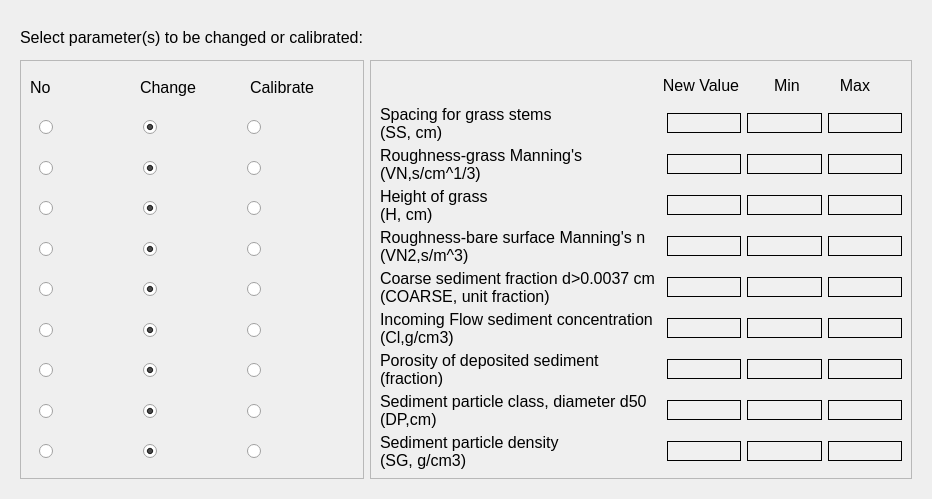
<?xml version="1.0" encoding="UTF-8"?>
<ui version="4.0">
 <class>Dialog</class>
 <widget class="QDialog" name="Dialog">
  <property name="geometry">
   <rect>
    <x>0</x>
    <y>0</y>
    <width>932</width>
    <height>499</height>
   </rect>
  </property>
  <property name="windowTitle">
   <string>Dialog</string>
  </property>
  <property name="styleSheet">
   <string notr="true">QLabel {
    font-family: 'Georgia'; /* Cambiar la fuente a Georgia */
    font-size: 16px; /* Cambiar el tamaño de la fuente */
    color: #000000; /* Color del texto (blanco) */
}

QLineEdit {
    font-family: 'Georgia'; /* Cambiar la fuente a Georgia */
    font-size: 14px; /* Cambiar el tamaño de la fuente */
    color: #000000; /* Color del texto (blanco) */
    background-color: #f0f0f0; /* Color de fondo del QLineEdit */
    border: 1px solid #000000; /* Borde blanco */
}

QComboBox {
    font-family: 'Georgia'; /* Cambiar la fuente a Georgia */
    font-size: 14px; /* Cambiar el tamaño de la fuente */
    color: #000000; /* Color del texto (blanco) */
    background-color: #cfd4da; /* Fondo oscuro del ComboBox */
}

QRadioButton {
    font-family: 'Georgia'; /* Cambiar la fuente a Georgia */
    font-size: 14px; /* Cambiar el tamaño de la fuente */
    color: #000000; /* Color del texto (blanco) */
}

QCheckBox {
    font-family: 'Georgia'; /* Cambiar la fuente a Georgia */
    font-size: 14px; /* Cambiar el tamaño de la fuente */
    color: #000000; /* Color del texto (blanco) */
}

/* Cambiar la fuente y estilo de los QPushButton */
QPushButton {
    font-family: 'Georgia'; /* Cambiar la fuente */
    font-size: 14px; /* Cambiar el tamaño de la fuente */
    color: #000000; /* Color del texto negro */
    background-color: #cfd4da; /* Fondo gris claro */
    border: 1px solid #a1a6ad; /* Borde gris medio */
    border-radius: 5px; /* Bordes redondeados */
    padding: 5px; /* Espaciado interno */
}

/* Estilo cuando el ratón pasa sobre el botón */
QPushButton:hover {
    color: #000000; /* Mantener el texto negro */
    background-color: #b7bcc3; /* Fondo gris un poco más oscuro al pasar el mouse */
}

/* Estilo cuando el botón está presionado */
QPushButton:pressed {
    background-color: #a6acb3; /* Fondo ligeramente más oscuro al presionar */
    color: #000000; /* Mantener el texto negro cuando se presiona */
}



/* Estilo general para QTableWidget y QTableView */
QTableWidget, QTableView {
    font-family: 'Georgia'; /* Cambiar la fuente a Georgia */
    font-size: 14px; /* Tamaño de la fuente */
    color: #000000; /* Color del texto negro */
    background-color: #e6e9ed; /* Fondo gris claro para la tabla */
    gridline-color: #a1a6ad; /* Color de las líneas de la tabla (gris medio) */
    selection-background-color: #b7bcc3; /* Color de fondo cuando se selecciona una celda (gris suave) */
    selection-color: #000000; /* Color del texto cuando la celda está seleccionada (negro) */
}

/* Estilo para el encabezado horizontal de la tabla */
QHeaderView::section {
    font-family: 'Georgia'; /* Cambiar la fuente a Georgia */
    font-size: 14px; /* Tamaño de la fuente */
    color: #000000; /* Color del texto negro */
    background-color: #cfd4da; /* Fondo gris claro del encabezado */
    border: 1px solid #a1a6ad; /* Borde gris medio entre las secciones */
    padding: 4px; /* Espaciado interno en el encabezado */
}

/* Estilo para las celdas de la tabla al pasar el mouse */
QTableWidget::item:hover, QTableView::item:hover {
    background-color: #b7bcc3; /* Fondo gris suave al pasar el mouse */
    color: #000000; /* Mantener el texto negro */
}

/* Estilo para las celdas cuando están seleccionadas */
QTableWidget::item:selected, QTableView::item:selected {
    background-color: #a6acb3; /* Fondo gris intermedio cuando está seleccionado */
    color: #000000; /* Texto negro cuando está seleccionado */
}

/* Ajustar el tamaño de las celdas */
QTableWidget::item, QTableView::item {
    padding: 4px; /* Espaciado interno de las celdas */
}

/* Estilo para el borde inferior de la tabla */
QTableCornerButton::section {
    background-color: #cfd4da; /* Fondo del botón de esquina */
    border: 1px solid #a1a6ad; /* Borde gris medio del botón de esquina */
}</string>
  </property>
  <layout class="QGridLayout" name="gridLayout">
   <item row="0" column="0">
    <widget class="QScrollArea" name="scrollArea_2">
     <property name="styleSheet">
      <string notr="true"/>
     </property>
     <property name="frameShape">
      <enum>QFrame::NoFrame</enum>
     </property>
     <property name="widgetResizable">
      <bool>true</bool>
     </property>
     <widget class="QWidget" name="scrollAreaWidgetContents_2">
      <property name="geometry">
       <rect>
        <x>0</x>
        <y>0</y>
        <width>914</width>
        <height>481</height>
       </rect>
      </property>
      <layout class="QGridLayout" name="gridLayout_71">
       <item row="1" column="0">
        <widget class="QLabel" name="label_100">
         <property name="text">
          <string>Select parameter(s) to be changed or calibrated:</string>
         </property>
        </widget>
       </item>
       <item row="2" column="1">
        <widget class="QFrame" name="frame_51">
         <property name="frameShape">
          <enum>QFrame::StyledPanel</enum>
         </property>
         <property name="frameShadow">
          <enum>QFrame::Raised</enum>
         </property>
         <layout class="QGridLayout" name="gridLayout_70">
          <item row="7" column="0" colspan="2">
           <layout class="QHBoxLayout" name="horizontalLayout_110">
            <item>
             <widget class="QLabel" name="label_110">
              <property name="minimumSize">
               <size>
                <width>281</width>
                <height>35</height>
               </size>
              </property>
              <property name="text">
               <string>Incoming Flow sediment concentration 
(Cl,g/cm3)</string>
              </property>
             </widget>
            </item>
            <item>
             <widget class="QLineEdit" name="new_incoming">
              <property name="alignment">
               <set>Qt::AlignCenter</set>
              </property>
             </widget>
            </item>
            <item>
             <widget class="QLineEdit" name="min_incoming">
              <property name="alignment">
               <set>Qt::AlignCenter</set>
              </property>
             </widget>
            </item>
            <item>
             <widget class="QLineEdit" name="max_incoming">
              <property name="alignment">
               <set>Qt::AlignCenter</set>
              </property>
             </widget>
            </item>
           </layout>
          </item>
          <item row="10" column="0" colspan="2">
           <layout class="QHBoxLayout" name="horizontalLayout_107">
            <item>
             <widget class="QLabel" name="label_105">
              <property name="minimumSize">
               <size>
                <width>281</width>
                <height>35</height>
               </size>
              </property>
              <property name="text">
               <string>Sediment particle density 
(SG, g/cm3)</string>
              </property>
             </widget>
            </item>
            <item>
             <widget class="QLineEdit" name="new_density">
              <property name="alignment">
               <set>Qt::AlignCenter</set>
              </property>
             </widget>
            </item>
            <item>
             <widget class="QLineEdit" name="min_density">
              <property name="alignment">
               <set>Qt::AlignCenter</set>
              </property>
             </widget>
            </item>
            <item>
             <widget class="QLineEdit" name="max_density">
              <property name="alignment">
               <set>Qt::AlignCenter</set>
              </property>
             </widget>
            </item>
           </layout>
          </item>
          <item row="4" column="0" colspan="2">
           <layout class="QHBoxLayout" name="horizontalLayout_115">
            <item>
             <widget class="QLabel" name="label_115">
              <property name="minimumSize">
               <size>
                <width>281</width>
                <height>35</height>
               </size>
              </property>
              <property name="text">
               <string>Height of grass 
(H, cm)</string>
              </property>
             </widget>
            </item>
            <item>
             <widget class="QLineEdit" name="new_height">
              <property name="alignment">
               <set>Qt::AlignCenter</set>
              </property>
             </widget>
            </item>
            <item>
             <widget class="QLineEdit" name="min_height">
              <property name="alignment">
               <set>Qt::AlignCenter</set>
              </property>
             </widget>
            </item>
            <item>
             <widget class="QLineEdit" name="max_height">
              <property name="alignment">
               <set>Qt::AlignCenter</set>
              </property>
             </widget>
            </item>
           </layout>
          </item>
          <item row="9" column="0" colspan="2">
           <layout class="QHBoxLayout" name="horizontalLayout_111">
            <item>
             <widget class="QLabel" name="label_111">
              <property name="minimumSize">
               <size>
                <width>281</width>
                <height>35</height>
               </size>
              </property>
              <property name="text">
               <string>Sediment particle class, diameter d50 
(DP,cm)</string>
              </property>
             </widget>
            </item>
            <item>
             <widget class="QLineEdit" name="new_class">
              <property name="alignment">
               <set>Qt::AlignCenter</set>
              </property>
             </widget>
            </item>
            <item>
             <widget class="QLineEdit" name="min_class">
              <property name="alignment">
               <set>Qt::AlignCenter</set>
              </property>
             </widget>
            </item>
            <item>
             <widget class="QLineEdit" name="max_class">
              <property name="alignment">
               <set>Qt::AlignCenter</set>
              </property>
             </widget>
            </item>
           </layout>
          </item>
          <item row="1" column="0">
           <layout class="QHBoxLayout" name="horizontalLayout_109">
            <item>
             <widget class="QWidget" name="widget_5" native="true">
              <property name="minimumSize">
               <size>
                <width>270</width>
                <height>0</height>
               </size>
              </property>
             </widget>
            </item>
            <item>
             <widget class="QLabel" name="label_107">
              <property name="minimumSize">
               <size>
                <width>90</width>
                <height>30</height>
               </size>
              </property>
              <property name="text">
               <string>New Value</string>
              </property>
              <property name="alignment">
               <set>Qt::AlignCenter</set>
              </property>
             </widget>
            </item>
            <item>
             <widget class="QLabel" name="label_108">
              <property name="minimumSize">
               <size>
                <width>70</width>
                <height>0</height>
               </size>
              </property>
              <property name="text">
               <string>Min</string>
              </property>
              <property name="alignment">
               <set>Qt::AlignCenter</set>
              </property>
             </widget>
            </item>
            <item>
             <widget class="QLabel" name="label_109">
              <property name="minimumSize">
               <size>
                <width>54</width>
                <height>0</height>
               </size>
              </property>
              <property name="text">
               <string>Max</string>
              </property>
              <property name="alignment">
               <set>Qt::AlignCenter</set>
              </property>
             </widget>
            </item>
           </layout>
          </item>
          <item row="2" column="0" colspan="2">
           <layout class="QHBoxLayout" name="horizontalLayout_114">
            <item>
             <widget class="QLabel" name="label_114">
              <property name="minimumSize">
               <size>
                <width>281</width>
                <height>35</height>
               </size>
              </property>
              <property name="text">
               <string>Spacing for grass stems 
(SS, cm)</string>
              </property>
             </widget>
            </item>
            <item>
             <widget class="QLineEdit" name="new_spacing">
              <property name="alignment">
               <set>Qt::AlignCenter</set>
              </property>
             </widget>
            </item>
            <item>
             <widget class="QLineEdit" name="min_spacing">
              <property name="alignment">
               <set>Qt::AlignCenter</set>
              </property>
             </widget>
            </item>
            <item>
             <widget class="QLineEdit" name="max_spacing">
              <property name="alignment">
               <set>Qt::AlignCenter</set>
              </property>
             </widget>
            </item>
           </layout>
          </item>
          <item row="3" column="0" colspan="2">
           <layout class="QHBoxLayout" name="horizontalLayout_112">
            <item>
             <widget class="QLabel" name="label_112">
              <property name="minimumSize">
               <size>
                <width>281</width>
                <height>35</height>
               </size>
              </property>
              <property name="text">
               <string>Roughness-grass Manning's 
(VN,s/cm^1/3)</string>
              </property>
             </widget>
            </item>
            <item>
             <widget class="QLineEdit" name="new_roughness">
              <property name="alignment">
               <set>Qt::AlignCenter</set>
              </property>
             </widget>
            </item>
            <item>
             <widget class="QLineEdit" name="min_roughness">
              <property name="alignment">
               <set>Qt::AlignCenter</set>
              </property>
             </widget>
            </item>
            <item>
             <widget class="QLineEdit" name="max_roughness">
              <property name="alignment">
               <set>Qt::AlignCenter</set>
              </property>
             </widget>
            </item>
           </layout>
          </item>
          <item row="6" column="0" colspan="2">
           <layout class="QHBoxLayout" name="horizontalLayout_106">
            <item>
             <widget class="QLabel" name="label_104">
              <property name="minimumSize">
               <size>
                <width>281</width>
                <height>35</height>
               </size>
              </property>
              <property name="text">
               <string>Coarse sediment fraction d&gt;0.0037 cm 
(COARSE, unit fraction)</string>
              </property>
             </widget>
            </item>
            <item>
             <widget class="QLineEdit" name="new_coarse">
              <property name="alignment">
               <set>Qt::AlignCenter</set>
              </property>
             </widget>
            </item>
            <item>
             <widget class="QLineEdit" name="min_coarse">
              <property name="alignment">
               <set>Qt::AlignCenter</set>
              </property>
             </widget>
            </item>
            <item>
             <widget class="QLineEdit" name="max_coarse">
              <property name="alignment">
               <set>Qt::AlignCenter</set>
              </property>
             </widget>
            </item>
           </layout>
          </item>
          <item row="5" column="0" colspan="2">
           <layout class="QHBoxLayout" name="horizontalLayout_108">
            <item>
             <widget class="QLabel" name="label_106">
              <property name="minimumSize">
               <size>
                <width>281</width>
                <height>35</height>
               </size>
              </property>
              <property name="text">
               <string>Roughness-bare surface Manning's n 
(VN2,s/m^3)</string>
              </property>
             </widget>
            </item>
            <item>
             <widget class="QLineEdit" name="new_bare">
              <property name="alignment">
               <set>Qt::AlignCenter</set>
              </property>
             </widget>
            </item>
            <item>
             <widget class="QLineEdit" name="min_bare">
              <property name="alignment">
               <set>Qt::AlignCenter</set>
              </property>
             </widget>
            </item>
            <item>
             <widget class="QLineEdit" name="max_bare">
              <property name="alignment">
               <set>Qt::AlignCenter</set>
              </property>
             </widget>
            </item>
           </layout>
          </item>
          <item row="8" column="0" colspan="2">
           <layout class="QHBoxLayout" name="horizontalLayout_113">
            <item>
             <widget class="QLabel" name="label_113">
              <property name="minimumSize">
               <size>
                <width>281</width>
                <height>35</height>
               </size>
              </property>
              <property name="text">
               <string>Porosity of deposited sediment 
(fraction)</string>
              </property>
             </widget>
            </item>
            <item>
             <widget class="QLineEdit" name="new_porosity">
              <property name="alignment">
               <set>Qt::AlignCenter</set>
              </property>
             </widget>
            </item>
            <item>
             <widget class="QLineEdit" name="min_porosity">
              <property name="alignment">
               <set>Qt::AlignCenter</set>
              </property>
             </widget>
            </item>
            <item>
             <widget class="QLineEdit" name="max_porosity">
              <property name="alignment">
               <set>Qt::AlignCenter</set>
              </property>
             </widget>
            </item>
           </layout>
          </item>
         </layout>
        </widget>
       </item>
       <item row="2" column="0">
        <widget class="QFrame" name="frame_41">
         <property name="frameShape">
          <enum>QFrame::StyledPanel</enum>
         </property>
         <property name="frameShadow">
          <enum>QFrame::Raised</enum>
         </property>
         <layout class="QGridLayout" name="gridLayout_60">
          <item row="8" column="0">
           <widget class="QFrame" name="frame_42">
            <property name="frameShape">
             <enum>QFrame::NoFrame</enum>
            </property>
            <property name="frameShadow">
             <enum>QFrame::Raised</enum>
            </property>
            <layout class="QGridLayout" name="gridLayout_61">
             <item row="0" column="0">
              <layout class="QHBoxLayout" name="horizontalLayout_96">
               <item>
                <widget class="QRadioButton" name="no_class">
                 <property name="text">
                  <string/>
                 </property>
                 <property name="checked">
                  <bool>false</bool>
                 </property>
                </widget>
               </item>
               <item>
                <widget class="QRadioButton" name="change_class">
                 <property name="text">
                  <string/>
                 </property>
                 <property name="checked">
                  <bool>true</bool>
                 </property>
                </widget>
               </item>
               <item>
                <widget class="QRadioButton" name="calibrate_class">
                 <property name="text">
                  <string/>
                 </property>
                </widget>
               </item>
              </layout>
             </item>
            </layout>
           </widget>
          </item>
          <item row="0" column="0">
           <layout class="QHBoxLayout" name="horizontalLayout_97">
            <item>
             <widget class="QLabel" name="label_101">
              <property name="text">
               <string>No</string>
              </property>
             </widget>
            </item>
            <item>
             <widget class="QLabel" name="label_102">
              <property name="text">
               <string>Change</string>
              </property>
             </widget>
            </item>
            <item>
             <widget class="QLabel" name="label_103">
              <property name="text">
               <string>Calibrate</string>
              </property>
             </widget>
            </item>
           </layout>
          </item>
          <item row="6" column="0">
           <widget class="QFrame" name="frame_43">
            <property name="frameShape">
             <enum>QFrame::NoFrame</enum>
            </property>
            <property name="frameShadow">
             <enum>QFrame::Raised</enum>
            </property>
            <layout class="QGridLayout" name="gridLayout_62">
             <item row="0" column="0">
              <layout class="QHBoxLayout" name="horizontalLayout_98">
               <item>
                <widget class="QRadioButton" name="no_incoming">
                 <property name="text">
                  <string/>
                 </property>
                 <property name="checked">
                  <bool>false</bool>
                 </property>
                </widget>
               </item>
               <item>
                <widget class="QRadioButton" name="change_incoming">
                 <property name="text">
                  <string/>
                 </property>
                 <property name="checked">
                  <bool>true</bool>
                 </property>
                </widget>
               </item>
               <item>
                <widget class="QRadioButton" name="calibrate_incoming">
                 <property name="text">
                  <string/>
                 </property>
                </widget>
               </item>
              </layout>
             </item>
            </layout>
           </widget>
          </item>
          <item row="3" column="0">
           <widget class="QFrame" name="frame_44">
            <property name="frameShape">
             <enum>QFrame::NoFrame</enum>
            </property>
            <property name="frameShadow">
             <enum>QFrame::Raised</enum>
            </property>
            <layout class="QGridLayout" name="gridLayout_63">
             <item row="0" column="0">
              <layout class="QHBoxLayout" name="horizontalLayout_99">
               <item>
                <widget class="QRadioButton" name="no_height">
                 <property name="text">
                  <string/>
                 </property>
                 <property name="checked">
                  <bool>false</bool>
                 </property>
                </widget>
               </item>
               <item>
                <widget class="QRadioButton" name="change_height">
                 <property name="text">
                  <string/>
                 </property>
                 <property name="checked">
                  <bool>true</bool>
                 </property>
                </widget>
               </item>
               <item>
                <widget class="QRadioButton" name="calibrate_height">
                 <property name="text">
                  <string/>
                 </property>
                </widget>
               </item>
              </layout>
             </item>
            </layout>
           </widget>
          </item>
          <item row="4" column="0">
           <widget class="QFrame" name="frame_45">
            <property name="frameShape">
             <enum>QFrame::NoFrame</enum>
            </property>
            <property name="frameShadow">
             <enum>QFrame::Raised</enum>
            </property>
            <layout class="QGridLayout" name="gridLayout_64">
             <item row="0" column="0">
              <layout class="QHBoxLayout" name="horizontalLayout_100">
               <item>
                <widget class="QRadioButton" name="no_bare">
                 <property name="text">
                  <string/>
                 </property>
                 <property name="checked">
                  <bool>false</bool>
                 </property>
                </widget>
               </item>
               <item>
                <widget class="QRadioButton" name="change_bare">
                 <property name="text">
                  <string/>
                 </property>
                 <property name="checked">
                  <bool>true</bool>
                 </property>
                </widget>
               </item>
               <item>
                <widget class="QRadioButton" name="calibrate_bare">
                 <property name="text">
                  <string/>
                 </property>
                </widget>
               </item>
              </layout>
             </item>
            </layout>
           </widget>
          </item>
          <item row="1" column="0">
           <widget class="QFrame" name="frame_46">
            <property name="frameShape">
             <enum>QFrame::NoFrame</enum>
            </property>
            <property name="frameShadow">
             <enum>QFrame::Raised</enum>
            </property>
            <layout class="QGridLayout" name="gridLayout_65">
             <item row="0" column="0">
              <layout class="QHBoxLayout" name="horizontalLayout_101">
               <item>
                <widget class="QRadioButton" name="no_spacing">
                 <property name="text">
                  <string/>
                 </property>
                 <property name="checked">
                  <bool>false</bool>
                 </property>
                </widget>
               </item>
               <item>
                <widget class="QRadioButton" name="change_spacing">
                 <property name="text">
                  <string/>
                 </property>
                 <property name="checked">
                  <bool>true</bool>
                 </property>
                </widget>
               </item>
               <item>
                <widget class="QRadioButton" name="calibrate_spacing">
                 <property name="text">
                  <string/>
                 </property>
                </widget>
               </item>
              </layout>
             </item>
            </layout>
           </widget>
          </item>
          <item row="5" column="0">
           <widget class="QFrame" name="frame_47">
            <property name="frameShape">
             <enum>QFrame::NoFrame</enum>
            </property>
            <property name="frameShadow">
             <enum>QFrame::Raised</enum>
            </property>
            <layout class="QGridLayout" name="gridLayout_66">
             <item row="0" column="0">
              <layout class="QHBoxLayout" name="horizontalLayout_102">
               <item>
                <widget class="QRadioButton" name="no_coarse">
                 <property name="text">
                  <string/>
                 </property>
                 <property name="checked">
                  <bool>false</bool>
                 </property>
                </widget>
               </item>
               <item>
                <widget class="QRadioButton" name="change_coarse">
                 <property name="text">
                  <string/>
                 </property>
                 <property name="checked">
                  <bool>true</bool>
                 </property>
                </widget>
               </item>
               <item>
                <widget class="QRadioButton" name="calibrate_coarse">
                 <property name="text">
                  <string/>
                 </property>
                </widget>
               </item>
              </layout>
             </item>
            </layout>
           </widget>
          </item>
          <item row="2" column="0">
           <widget class="QFrame" name="frame_48">
            <property name="frameShape">
             <enum>QFrame::NoFrame</enum>
            </property>
            <property name="frameShadow">
             <enum>QFrame::Raised</enum>
            </property>
            <layout class="QGridLayout" name="gridLayout_67">
             <item row="0" column="0">
              <layout class="QHBoxLayout" name="horizontalLayout_103">
               <item>
                <widget class="QRadioButton" name="no_roughness">
                 <property name="text">
                  <string/>
                 </property>
                 <property name="checked">
                  <bool>false</bool>
                 </property>
                </widget>
               </item>
               <item>
                <widget class="QRadioButton" name="change_roughness">
                 <property name="text">
                  <string/>
                 </property>
                 <property name="checked">
                  <bool>true</bool>
                 </property>
                </widget>
               </item>
               <item>
                <widget class="QRadioButton" name="calibrate_roughness">
                 <property name="text">
                  <string/>
                 </property>
                </widget>
               </item>
              </layout>
             </item>
            </layout>
           </widget>
          </item>
          <item row="7" column="0">
           <widget class="QFrame" name="frame_49">
            <property name="frameShape">
             <enum>QFrame::NoFrame</enum>
            </property>
            <property name="frameShadow">
             <enum>QFrame::Raised</enum>
            </property>
            <layout class="QGridLayout" name="gridLayout_68">
             <item row="0" column="0">
              <layout class="QHBoxLayout" name="horizontalLayout_104">
               <item>
                <widget class="QRadioButton" name="no_porosity">
                 <property name="text">
                  <string/>
                 </property>
                 <property name="checked">
                  <bool>false</bool>
                 </property>
                </widget>
               </item>
               <item>
                <widget class="QRadioButton" name="change_porosity">
                 <property name="text">
                  <string/>
                 </property>
                 <property name="checked">
                  <bool>true</bool>
                 </property>
                </widget>
               </item>
               <item>
                <widget class="QRadioButton" name="calibrate_porosity">
                 <property name="text">
                  <string/>
                 </property>
                </widget>
               </item>
              </layout>
             </item>
            </layout>
           </widget>
          </item>
          <item row="9" column="0">
           <widget class="QFrame" name="frame_50">
            <property name="frameShape">
             <enum>QFrame::NoFrame</enum>
            </property>
            <property name="frameShadow">
             <enum>QFrame::Raised</enum>
            </property>
            <layout class="QGridLayout" name="gridLayout_69">
             <item row="0" column="0">
              <layout class="QHBoxLayout" name="horizontalLayout_105">
               <item>
                <widget class="QRadioButton" name="no_density">
                 <property name="text">
                  <string/>
                 </property>
                 <property name="checked">
                  <bool>false</bool>
                 </property>
                </widget>
               </item>
               <item>
                <widget class="QRadioButton" name="change_density">
                 <property name="text">
                  <string/>
                 </property>
                 <property name="checked">
                  <bool>true</bool>
                 </property>
                </widget>
               </item>
               <item>
                <widget class="QRadioButton" name="calibrate_density">
                 <property name="text">
                  <string/>
                 </property>
                </widget>
               </item>
              </layout>
             </item>
            </layout>
           </widget>
          </item>
         </layout>
        </widget>
       </item>
      </layout>
     </widget>
    </widget>
   </item>
  </layout>
 </widget>
 <resources/>
 <connections/>
</ui>
